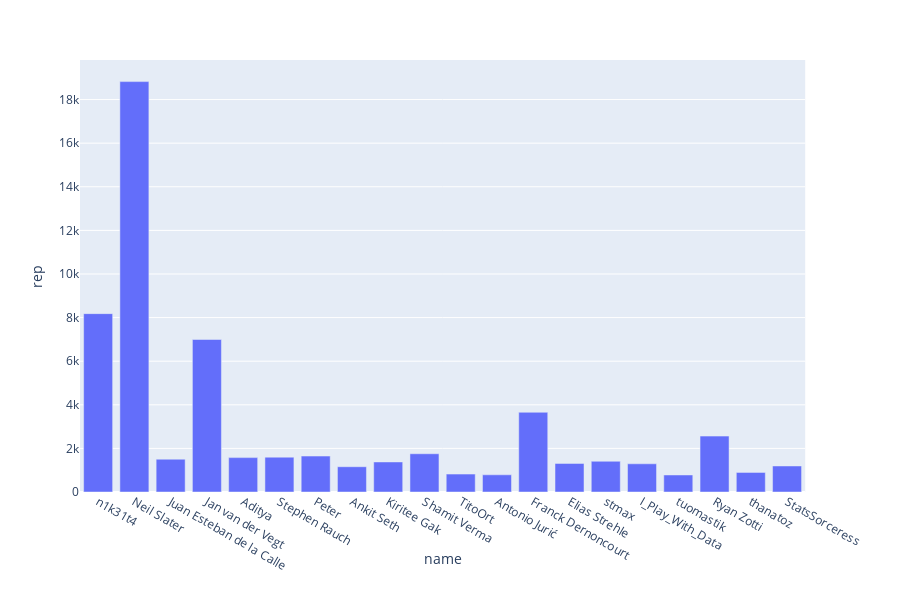

Notebook code cell kept with this figure:
### Code cell
import plotly_express as px         
px.bar(xo, x='name', y='rep')

### Figure 1 — Plotly figure (JSON) as saved in the notebook; plotly's stock layout.template omitted (floating-point values rounded to 4 significant figures)
{"data": [{"alignmentgroup": "True", "hoverlabel": {"namelength": 0}, "hovertemplate": "name=%{x}<br>rep=%{y}", "legendgroup": "", "marker": {"color": "#636efa"}, "name": "", "offsetgroup": "", "orientation": "v", "showlegend": false, "textposition": "auto", "type": "bar", "x": ["n1k31t4", "Neil Slater", "Juan Esteban de la Calle", "Jan van der Vegt", "Aditya", "Stephen Rauch", "Peter", "Ankit Seth", "Kiritee Gak", "Shamit Verma", "TitoOrt", "Antonio Jurić", "Franck Dernoncourt", "Elias Strehle", "stmax", "I_Play_With_Data", "tuomastik", "Ryan Zotti", "thanatoz", "StatsSorceress"], "xaxis": "x", "y": ["8181", "18824", "1504", "6995", "1577", "1598", "1648", "1159", "1379", "1754", "822", "789", "3656", "1311", "1409", "1294", "781", "2564", "900", "1194"], "yaxis": "y"}], "layout": {"barmode": "relative", "height": 600, "legend": {"tracegroupgap": 0}, "margin": {"t": 60}, "xaxis": {"anchor": "y", "domain": [0, 0.98], "title": {"text": "name"}}, "yaxis": {"anchor": "x", "domain": [0, 1], "title": {"text": "rep"}}}}
